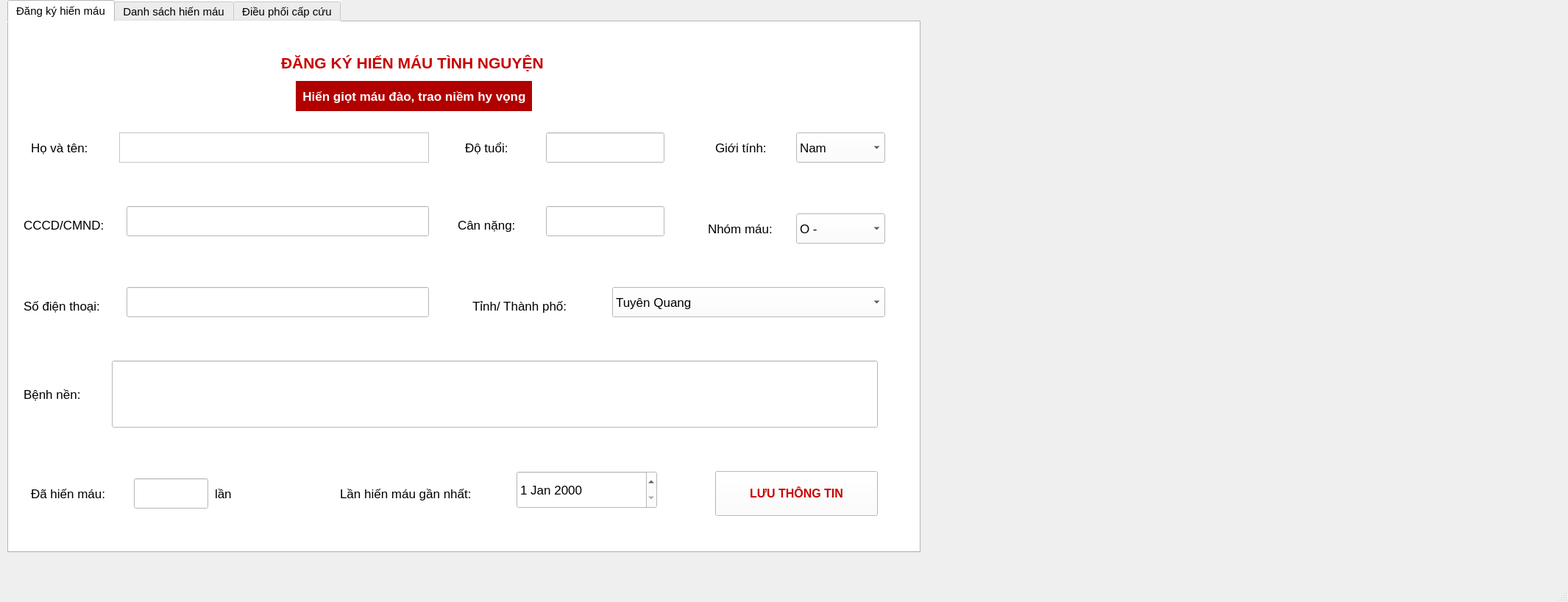
<?xml version="1.0" encoding="UTF-8"?>
<ui version="4.0">
 <class>MainWindow</class>
 <widget class="QMainWindow" name="MainWindow">
  <property name="geometry">
   <rect>
    <x>0</x>
    <y>0</y>
    <width>2131</width>
    <height>818</height>
   </rect>
  </property>
  <property name="windowTitle">
   <string>MainWindow</string>
  </property>
  <widget class="QWidget" name="centralwidget">
   <widget class="QTabWidget" name="tabWidget">
    <property name="geometry">
     <rect>
      <x>10</x>
      <y>0</y>
      <width>1241</width>
      <height>751</height>
     </rect>
    </property>
    <property name="font">
     <font>
      <family>Arial</family>
      <pointsize>11</pointsize>
     </font>
    </property>
    <property name="styleSheet">
     <string notr="true">background-color: rgb(255, 255, 255);</string>
    </property>
    <property name="currentIndex">
     <number>0</number>
    </property>
    <widget class="QWidget" name="tab">
     <attribute name="title">
      <string>Đăng ký hiến máu</string>
     </attribute>
     <widget class="QLabel" name="lbl_t">
      <property name="geometry">
       <rect>
        <x>620</x>
        <y>150</y>
        <width>241</width>
        <height>41</height>
       </rect>
      </property>
      <property name="font">
       <font>
        <family>Arial</family>
        <pointsize>13</pointsize>
       </font>
      </property>
      <property name="text">
       <string>Độ tuổi:</string>
      </property>
     </widget>
     <widget class="QLabel" name="lbl_cn">
      <property name="geometry">
       <rect>
        <x>610</x>
        <y>250</y>
        <width>311</width>
        <height>51</height>
       </rect>
      </property>
      <property name="font">
       <font>
        <family>Arial</family>
        <pointsize>13</pointsize>
       </font>
      </property>
      <property name="text">
       <string>Cân nặng:</string>
      </property>
     </widget>
     <widget class="QLabel" name="lbl_cccd">
      <property name="geometry">
       <rect>
        <x>20</x>
        <y>260</y>
        <width>221</width>
        <height>31</height>
       </rect>
      </property>
      <property name="font">
       <font>
        <family>Arial</family>
        <pointsize>13</pointsize>
       </font>
      </property>
      <property name="text">
       <string>CCCD/CMND:</string>
      </property>
     </widget>
     <widget class="QLabel" name="lbl_bn">
      <property name="geometry">
       <rect>
        <x>20</x>
        <y>480</y>
        <width>131</width>
        <height>51</height>
       </rect>
      </property>
      <property name="font">
       <font>
        <family>Arial</family>
        <pointsize>13</pointsize>
       </font>
      </property>
      <property name="text">
       <string>Bệnh nền:</string>
      </property>
     </widget>
     <widget class="QLabel" name="lbl_tinh">
      <property name="geometry">
       <rect>
        <x>630</x>
        <y>360</y>
        <width>191</width>
        <height>51</height>
       </rect>
      </property>
      <property name="font">
       <font>
        <family>Arial</family>
        <pointsize>13</pointsize>
       </font>
      </property>
      <property name="text">
       <string>Tỉnh/ Thành phố:</string>
      </property>
     </widget>
     <widget class="QLabel" name="lbl_hvt">
      <property name="geometry">
       <rect>
        <x>30</x>
        <y>150</y>
        <width>181</width>
        <height>41</height>
       </rect>
      </property>
      <property name="font">
       <font>
        <family>Arial</family>
        <pointsize>13</pointsize>
       </font>
      </property>
      <property name="text">
       <string>Họ và tên:</string>
      </property>
     </widget>
     <widget class="QLabel" name="lbl_sdt">
      <property name="geometry">
       <rect>
        <x>20</x>
        <y>360</y>
        <width>261</width>
        <height>51</height>
       </rect>
      </property>
      <property name="font">
       <font>
        <family>Arial</family>
        <pointsize>13</pointsize>
       </font>
      </property>
      <property name="text">
       <string>Số điện thoại:</string>
      </property>
     </widget>
     <widget class="QLabel" name="lbl_nm">
      <property name="geometry">
       <rect>
        <x>950</x>
        <y>250</y>
        <width>191</width>
        <height>61</height>
       </rect>
      </property>
      <property name="font">
       <font>
        <family>Arial</family>
        <pointsize>13</pointsize>
       </font>
      </property>
      <property name="text">
       <string>Nhóm máu:</string>
      </property>
     </widget>
     <widget class="QLabel" name="lbl_t_2">
      <property name="geometry">
       <rect>
        <x>960</x>
        <y>150</y>
        <width>101</width>
        <height>41</height>
       </rect>
      </property>
      <property name="font">
       <font>
        <family>Arial</family>
        <pointsize>13</pointsize>
       </font>
      </property>
      <property name="text">
       <string>Giới tính:</string>
      </property>
     </widget>
     <widget class="QTextEdit" name="ted_hvt">
      <property name="geometry">
       <rect>
        <x>150</x>
        <y>150</y>
        <width>421</width>
        <height>41</height>
       </rect>
      </property>
      <property name="font">
       <font>
        <family>Arial</family>
        <pointsize>13</pointsize>
       </font>
      </property>
     </widget>
     <widget class="QComboBox" name="cbb_gioitinh">
      <property name="geometry">
       <rect>
        <x>1070</x>
        <y>150</y>
        <width>121</width>
        <height>41</height>
       </rect>
      </property>
      <property name="font">
       <font>
        <family>Arial</family>
        <pointsize>13</pointsize>
       </font>
      </property>
      <property name="layoutDirection">
       <enum>Qt::LeftToRight</enum>
      </property>
      <item>
       <property name="text">
        <string>Nam</string>
       </property>
      </item>
      <item>
       <property name="text">
        <string>Nữ</string>
       </property>
      </item>
     </widget>
     <widget class="QLineEdit" name="led_tuoi">
      <property name="geometry">
       <rect>
        <x>730</x>
        <y>150</y>
        <width>161</width>
        <height>41</height>
       </rect>
      </property>
      <property name="font">
       <font>
        <family>Arial</family>
        <pointsize>13</pointsize>
       </font>
      </property>
     </widget>
     <widget class="QLineEdit" name="led_cannang">
      <property name="geometry">
       <rect>
        <x>730</x>
        <y>250</y>
        <width>161</width>
        <height>41</height>
       </rect>
      </property>
      <property name="font">
       <font>
        <family>Arial</family>
        <pointsize>13</pointsize>
       </font>
      </property>
     </widget>
     <widget class="QLineEdit" name="led_cccd">
      <property name="geometry">
       <rect>
        <x>160</x>
        <y>250</y>
        <width>411</width>
        <height>41</height>
       </rect>
      </property>
      <property name="font">
       <font>
        <family>Arial</family>
        <pointsize>13</pointsize>
       </font>
      </property>
     </widget>
     <widget class="QComboBox" name="cbb_nhommau">
      <property name="geometry">
       <rect>
        <x>1070</x>
        <y>260</y>
        <width>121</width>
        <height>41</height>
       </rect>
      </property>
      <property name="font">
       <font>
        <family>Arial</family>
        <pointsize>13</pointsize>
       </font>
      </property>
      <property name="layoutDirection">
       <enum>Qt::LeftToRight</enum>
      </property>
      <item>
       <property name="text">
        <string>O -</string>
       </property>
      </item>
      <item>
       <property name="text">
        <string>O +</string>
       </property>
      </item>
      <item>
       <property name="text">
        <string>A - </string>
       </property>
      </item>
      <item>
       <property name="text">
        <string>A +</string>
       </property>
      </item>
      <item>
       <property name="text">
        <string>B -</string>
       </property>
      </item>
      <item>
       <property name="text">
        <string>B +</string>
       </property>
      </item>
      <item>
       <property name="text">
        <string>AB -</string>
       </property>
      </item>
      <item>
       <property name="text">
        <string>AB +</string>
       </property>
      </item>
      <item>
       <property name="text">
        <string>RH - </string>
       </property>
      </item>
      <item>
       <property name="text">
        <string>RH +</string>
       </property>
      </item>
     </widget>
     <widget class="QLineEdit" name="led_sdt">
      <property name="geometry">
       <rect>
        <x>160</x>
        <y>360</y>
        <width>411</width>
        <height>41</height>
       </rect>
      </property>
      <property name="font">
       <font>
        <family>Arial</family>
        <pointsize>13</pointsize>
       </font>
      </property>
     </widget>
     <widget class="QComboBox" name="cbb_tinh">
      <property name="geometry">
       <rect>
        <x>820</x>
        <y>360</y>
        <width>371</width>
        <height>41</height>
       </rect>
      </property>
      <property name="font">
       <font>
        <family>Arial</family>
        <pointsize>13</pointsize>
       </font>
      </property>
      <property name="layoutDirection">
       <enum>Qt::LeftToRight</enum>
      </property>
      <item>
       <property name="text">
        <string>Tuyên Quang</string>
       </property>
      </item>
      <item>
       <property name="text">
        <string>Lào Cai</string>
       </property>
      </item>
      <item>
       <property name="text">
        <string>Thái Nguyên</string>
       </property>
      </item>
      <item>
       <property name="text">
        <string>Phú Thọ</string>
       </property>
      </item>
      <item>
       <property name="text">
        <string>Bắc Ninh</string>
       </property>
      </item>
      <item>
       <property name="text">
        <string>Hưng Yên</string>
       </property>
      </item>
      <item>
       <property name="text">
        <string>TP. Hải Phòng</string>
       </property>
      </item>
      <item>
       <property name="text">
        <string>Ninh Bình</string>
       </property>
      </item>
      <item>
       <property name="text">
        <string>Quảng Trị</string>
       </property>
      </item>
      <item>
       <property name="text">
        <string>TP. Đà Nẵng</string>
       </property>
      </item>
      <item>
       <property name="text">
        <string>Quảng Ngãi</string>
       </property>
      </item>
      <item>
       <property name="text">
        <string>Gia Lai</string>
       </property>
      </item>
      <item>
       <property name="text">
        <string>Khánh Hòa</string>
       </property>
      </item>
      <item>
       <property name="text">
        <string>Lâm Đồng</string>
       </property>
      </item>
      <item>
       <property name="text">
        <string>Đắk Lắk</string>
       </property>
      </item>
      <item>
       <property name="text">
        <string>TP. Hồ Chí </string>
       </property>
      </item>
      <item>
       <property name="text">
        <string>Đồng Nai</string>
       </property>
      </item>
      <item>
       <property name="text">
        <string>Tây Ninh</string>
       </property>
      </item>
      <item>
       <property name="text">
        <string>TP. Cần Thơ</string>
       </property>
      </item>
      <item>
       <property name="text">
        <string>Vĩnh Long</string>
       </property>
      </item>
      <item>
       <property name="text">
        <string>Đồng Tháp</string>
       </property>
      </item>
      <item>
       <property name="text">
        <string>Cà Mau</string>
       </property>
      </item>
      <item>
       <property name="text">
        <string>An Giang</string>
       </property>
      </item>
     </widget>
     <widget class="QLineEdit" name="led_benhnen">
      <property name="geometry">
       <rect>
        <x>140</x>
        <y>460</y>
        <width>1041</width>
        <height>91</height>
       </rect>
      </property>
      <property name="font">
       <font>
        <family>Arial</family>
        <pointsize>13</pointsize>
       </font>
      </property>
     </widget>
     <widget class="QLabel" name="lbl_DK">
      <property name="geometry">
       <rect>
        <x>370</x>
        <y>30</y>
        <width>541</width>
        <height>51</height>
       </rect>
      </property>
      <property name="font">
       <font>
        <family>Arial</family>
        <pointsize>16</pointsize>
        <weight>75</weight>
        <bold>true</bold>
       </font>
      </property>
      <property name="layoutDirection">
       <enum>Qt::RightToLeft</enum>
      </property>
      <property name="autoFillBackground">
       <bool>false</bool>
      </property>
      <property name="styleSheet">
       <string notr="true">background-color: rgb(255, 255, 255);
color: rgb(200, 0, 0);</string>
      </property>
      <property name="text">
       <string>ĐĂNG KÝ HIẾN MÁU TÌNH NGUYỆN</string>
      </property>
     </widget>
     <widget class="QLabel" name="lbl_dk">
      <property name="geometry">
       <rect>
        <x>390</x>
        <y>80</y>
        <width>321</width>
        <height>41</height>
       </rect>
      </property>
      <property name="font">
       <font>
        <family>Arial</family>
        <pointsize>13</pointsize>
        <weight>75</weight>
        <bold>true</bold>
       </font>
      </property>
      <property name="layoutDirection">
       <enum>Qt::RightToLeft</enum>
      </property>
      <property name="autoFillBackground">
       <bool>false</bool>
      </property>
      <property name="styleSheet">
       <string notr="true">background-color: rgb(177, 0, 0);
color: rgb(255, 255, 255);</string>
      </property>
      <property name="text">
       <string>  Hiến giọt máu đào, trao niềm hy vọng</string>
      </property>
     </widget>
     <widget class="QPushButton" name="ptb_luuthongtin">
      <property name="geometry">
       <rect>
        <x>960</x>
        <y>610</y>
        <width>221</width>
        <height>61</height>
       </rect>
      </property>
      <property name="font">
       <font>
        <family>Arial</family>
        <pointsize>12</pointsize>
        <weight>75</weight>
        <bold>true</bold>
       </font>
      </property>
      <property name="styleSheet">
       <string notr="true">color: rgb(200, 0, 0);</string>
      </property>
      <property name="text">
       <string>LƯU THÔNG TIN</string>
      </property>
      <property name="icon">
       <iconset theme="Save">
        <normaloff>C:/Users/Hello/Downloads</normaloff>C:/Users/Hello/Downloads</iconset>
      </property>
     </widget>
     <widget class="QLabel" name="lbl_lanhien">
      <property name="geometry">
       <rect>
        <x>30</x>
        <y>610</y>
        <width>131</width>
        <height>61</height>
       </rect>
      </property>
      <property name="font">
       <font>
        <family>Arial</family>
        <pointsize>13</pointsize>
       </font>
      </property>
      <property name="text">
       <string>Đã hiến máu:</string>
      </property>
     </widget>
     <widget class="QLabel" name="label_33">
      <property name="geometry">
       <rect>
        <x>280</x>
        <y>620</y>
        <width>61</width>
        <height>41</height>
       </rect>
      </property>
      <property name="font">
       <font>
        <family>Arial</family>
        <pointsize>13</pointsize>
       </font>
      </property>
      <property name="text">
       <string>lần</string>
      </property>
     </widget>
     <widget class="QLineEdit" name="led_lanhien">
      <property name="geometry">
       <rect>
        <x>170</x>
        <y>620</y>
        <width>101</width>
        <height>41</height>
       </rect>
      </property>
      <property name="font">
       <font>
        <family>Arial</family>
        <pointsize>13</pointsize>
       </font>
      </property>
     </widget>
     <widget class="QLabel" name="lbl_hien">
      <property name="geometry">
       <rect>
        <x>450</x>
        <y>610</y>
        <width>271</width>
        <height>61</height>
       </rect>
      </property>
      <property name="font">
       <font>
        <family>Arial</family>
        <pointsize>13</pointsize>
       </font>
      </property>
      <property name="text">
       <string>Lần hiến máu gần nhất:</string>
      </property>
     </widget>
     <widget class="QDateEdit" name="date">
      <property name="geometry">
       <rect>
        <x>690</x>
        <y>610</y>
        <width>191</width>
        <height>51</height>
       </rect>
      </property>
      <property name="font">
       <font>
        <family>Arial</family>
        <pointsize>13</pointsize>
       </font>
      </property>
      <property name="minimumDateTime">
       <datetime>
        <hour>12</hour>
        <minute>0</minute>
        <second>0</second>
        <year>1752</year>
        <month>9</month>
        <day>14</day>
       </datetime>
      </property>
     </widget>
    </widget>
    <widget class="QWidget" name="tab_2">
     <attribute name="title">
      <string>Danh sách hiến máu</string>
     </attribute>
     <widget class="QPushButton" name="btn_lammoi">
      <property name="geometry">
       <rect>
        <x>1050</x>
        <y>640</y>
        <width>121</width>
        <height>41</height>
       </rect>
      </property>
      <property name="font">
       <font>
        <family>Arial</family>
        <pointsize>12</pointsize>
        <weight>75</weight>
        <bold>true</bold>
       </font>
      </property>
      <property name="text">
       <string>Làm Mới</string>
      </property>
     </widget>
     <widget class="QTableWidget" name="table_danhsach">
      <property name="geometry">
       <rect>
        <x>40</x>
        <y>100</y>
        <width>1171</width>
        <height>511</height>
       </rect>
      </property>
      <property name="font">
       <font>
        <family>Arial</family>
        <pointsize>15</pointsize>
       </font>
      </property>
      <attribute name="horizontalHeaderDefaultSectionSize">
       <number>129</number>
      </attribute>
      <column>
       <property name="text">
        <string>STT</string>
       </property>
       <property name="font">
        <font>
         <pointsize>11</pointsize>
        </font>
       </property>
      </column>
      <column>
       <property name="text">
        <string>Họ Và Tên</string>
       </property>
       <property name="font">
        <font>
         <pointsize>11</pointsize>
        </font>
       </property>
      </column>
      <column>
       <property name="text">
        <string>Tuổi</string>
       </property>
       <property name="font">
        <font>
         <pointsize>11</pointsize>
        </font>
       </property>
      </column>
      <column>
       <property name="text">
        <string>Giới Tính </string>
       </property>
       <property name="font">
        <font>
         <pointsize>11</pointsize>
        </font>
       </property>
      </column>
      <column>
       <property name="text">
        <string>Cân Nặng</string>
       </property>
       <property name="font">
        <font>
         <pointsize>11</pointsize>
        </font>
       </property>
      </column>
      <column>
       <property name="text">
        <string>Bệnh Nền</string>
       </property>
       <property name="font">
        <font>
         <pointsize>11</pointsize>
        </font>
       </property>
      </column>
      <column>
       <property name="text">
        <string>Nơi Sống</string>
       </property>
       <property name="font">
        <font>
         <pointsize>11</pointsize>
        </font>
       </property>
      </column>
      <column>
       <property name="text">
        <string>Nhóm Máu</string>
       </property>
       <property name="font">
        <font>
         <pointsize>11</pointsize>
        </font>
       </property>
      </column>
      <column>
       <property name="text">
        <string>Số Điện Thoại</string>
       </property>
       <property name="font">
        <font>
         <pointsize>11</pointsize>
        </font>
       </property>
      </column>
     </widget>
     <widget class="QLabel" name="lbl_dsnguoihien">
      <property name="geometry">
       <rect>
        <x>400</x>
        <y>30</y>
        <width>541</width>
        <height>51</height>
       </rect>
      </property>
      <property name="font">
       <font>
        <family>Arial</family>
        <pointsize>16</pointsize>
        <weight>75</weight>
        <bold>true</bold>
       </font>
      </property>
      <property name="layoutDirection">
       <enum>Qt::RightToLeft</enum>
      </property>
      <property name="autoFillBackground">
       <bool>false</bool>
      </property>
      <property name="styleSheet">
       <string notr="true">background-color: rgb(255, 255, 255);
color: rgb(200, 0, 0);</string>
      </property>
      <property name="text">
       <string>DANH SÁCH NGƯỜI HIẾN MÁU</string>
      </property>
     </widget>
    </widget>
    <widget class="QWidget" name="tab_4">
     <attribute name="title">
      <string>Điều phối cấp cứu</string>
     </attribute>
     <widget class="QTableWidget" name="tableWidget">
      <property name="geometry">
       <rect>
        <x>30</x>
        <y>140</y>
        <width>1181</width>
        <height>541</height>
       </rect>
      </property>
      <property name="font">
       <font>
        <family>Arial</family>
        <pointsize>14</pointsize>
       </font>
      </property>
      <property name="showGrid">
       <bool>true</bool>
      </property>
      <attribute name="horizontalHeaderDefaultSectionSize">
       <number>141</number>
      </attribute>
      <row>
       <property name="text">
        <string/>
       </property>
      </row>
      <row>
       <property name="text">
        <string>1</string>
       </property>
      </row>
      <row>
       <property name="text">
        <string>2</string>
       </property>
      </row>
      <row>
       <property name="text">
        <string>3</string>
       </property>
      </row>
      <row>
       <property name="text">
        <string>4</string>
       </property>
      </row>
      <row>
       <property name="text">
        <string>5</string>
       </property>
      </row>
      <row>
       <property name="text">
        <string>6</string>
       </property>
      </row>
      <row>
       <property name="text">
        <string>7</string>
       </property>
      </row>
      <row>
       <property name="text">
        <string>8</string>
       </property>
      </row>
      <row>
       <property name="text">
        <string>9</string>
       </property>
      </row>
      <row>
       <property name="text">
        <string>10</string>
       </property>
      </row>
      <row>
       <property name="text">
        <string>11</string>
       </property>
      </row>
      <row>
       <property name="text">
        <string>12</string>
       </property>
      </row>
      <row>
       <property name="text">
        <string>13</string>
       </property>
      </row>
      <row>
       <property name="text">
        <string>14</string>
       </property>
      </row>
      <column>
       <property name="text">
        <string>Họ và tên</string>
       </property>
      </column>
      <column>
       <property name="text">
        <string>Tuổi</string>
       </property>
      </column>
      <column>
       <property name="text">
        <string>Giới tính</string>
       </property>
      </column>
      <column>
       <property name="text">
        <string>Cân nặng</string>
       </property>
      </column>
      <column>
       <property name="text">
        <string>Bệnh nền</string>
       </property>
      </column>
      <column>
       <property name="text">
        <string>Tỉnh thành</string>
       </property>
      </column>
      <column>
       <property name="text">
        <string>Nhóm máu</string>
       </property>
      </column>
      <column>
       <property name="text">
        <string>Số điện thoại</string>
       </property>
      </column>
     </widget>
     <widget class="QComboBox" name="tinhthanh">
      <property name="geometry">
       <rect>
        <x>650</x>
        <y>40</y>
        <width>291</width>
        <height>41</height>
       </rect>
      </property>
      <property name="font">
       <font>
        <family>Arial</family>
        <pointsize>13</pointsize>
       </font>
      </property>
     </widget>
     <widget class="QPushButton" name="timkhancap">
      <property name="geometry">
       <rect>
        <x>980</x>
        <y>30</y>
        <width>241</width>
        <height>71</height>
       </rect>
      </property>
      <property name="font">
       <font>
        <family>Arial</family>
        <pointsize>13</pointsize>
        <weight>75</weight>
        <bold>true</bold>
       </font>
      </property>
      <property name="styleSheet">
       <string notr="true">color: rgb(255, 255, 255);
background-color: rgb(193, 0, 0);</string>
      </property>
      <property name="text">
       <string>TÌM KHẨN CẤP</string>
      </property>
     </widget>
     <widget class="QLabel" name="label">
      <property name="geometry">
       <rect>
        <x>50</x>
        <y>50</y>
        <width>221</width>
        <height>33</height>
       </rect>
      </property>
      <property name="font">
       <font>
        <family>Arial</family>
        <pointsize>13</pointsize>
        <weight>75</weight>
        <bold>true</bold>
       </font>
      </property>
      <property name="text">
       <string>Nhóm máu đang cần</string>
      </property>
     </widget>
     <widget class="QLabel" name="label_2">
      <property name="geometry">
       <rect>
        <x>460</x>
        <y>40</y>
        <width>201</width>
        <height>51</height>
       </rect>
      </property>
      <property name="font">
       <font>
        <family>Arial</family>
        <pointsize>13</pointsize>
        <weight>75</weight>
        <bold>true</bold>
       </font>
      </property>
      <property name="text">
       <string>Tỉnh/ Thành phố</string>
      </property>
     </widget>
     <widget class="QComboBox" name="nhommau">
      <property name="geometry">
       <rect>
        <x>280</x>
        <y>40</y>
        <width>131</width>
        <height>41</height>
       </rect>
      </property>
      <property name="font">
       <font>
        <family>Arial</family>
        <pointsize>13</pointsize>
       </font>
      </property>
      <item>
       <property name="text">
        <string>O+</string>
       </property>
      </item>
      <item>
       <property name="text">
        <string>RH+</string>
       </property>
      </item>
      <item>
       <property name="text">
        <string>RH-</string>
       </property>
      </item>
      <item>
       <property name="text">
        <string>O-</string>
       </property>
      </item>
      <item>
       <property name="text">
        <string>A-</string>
       </property>
      </item>
      <item>
       <property name="text">
        <string>B+</string>
       </property>
      </item>
      <item>
       <property name="text">
        <string>A+</string>
       </property>
      </item>
      <item>
       <property name="text">
        <string>B-</string>
       </property>
      </item>
      <item>
       <property name="text">
        <string>AB+</string>
       </property>
      </item>
      <item>
       <property name="text">
        <string>AB-</string>
       </property>
      </item>
     </widget>
    </widget>
   </widget>
  </widget>
  <widget class="QMenuBar" name="menubar">
   <property name="geometry">
    <rect>
     <x>0</x>
     <y>0</y>
     <width>2131</width>
     <height>22</height>
    </rect>
   </property>
  </widget>
  <widget class="QStatusBar" name="statusbar"/>
 </widget>
 <resources/>
 <connections/>
</ui>
